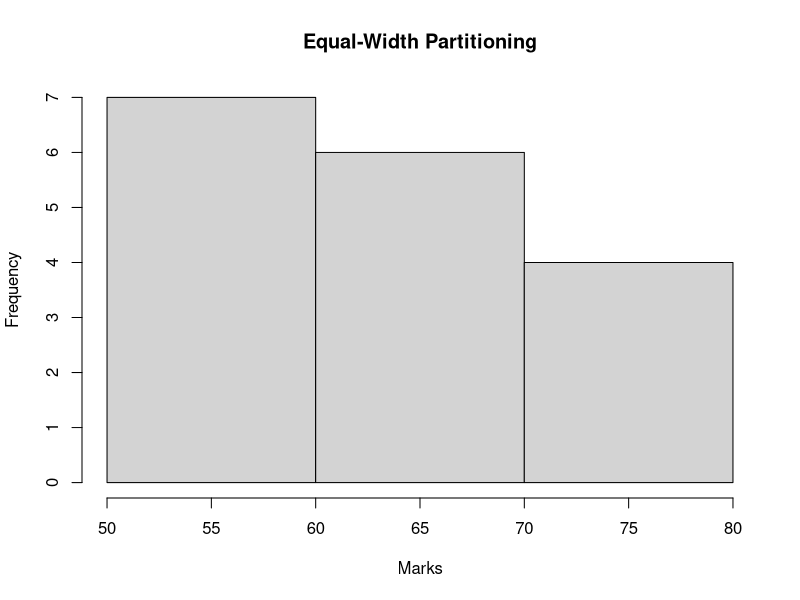

Reproduce this figure in R.
marks <- c(55,60,71,63,55,65,50,55,58,
           59,61,63,65,67,71,72,75)

# Equal-frequency partitioning
sorted_marks <- sort(marks)
bins <- split(sorted_marks,
              rep(1:3, length.out=length(marks),
                  each=1)[order(order(marks))])

# Simple equal-frequency groups
groups <- split(sorted_marks,
                cut(seq_along(sorted_marks),
                    breaks=3, labels=FALSE))
print(groups)

hist(marks, breaks=3,
     main="Equal-Width Partitioning",
     xlab="Marks")
